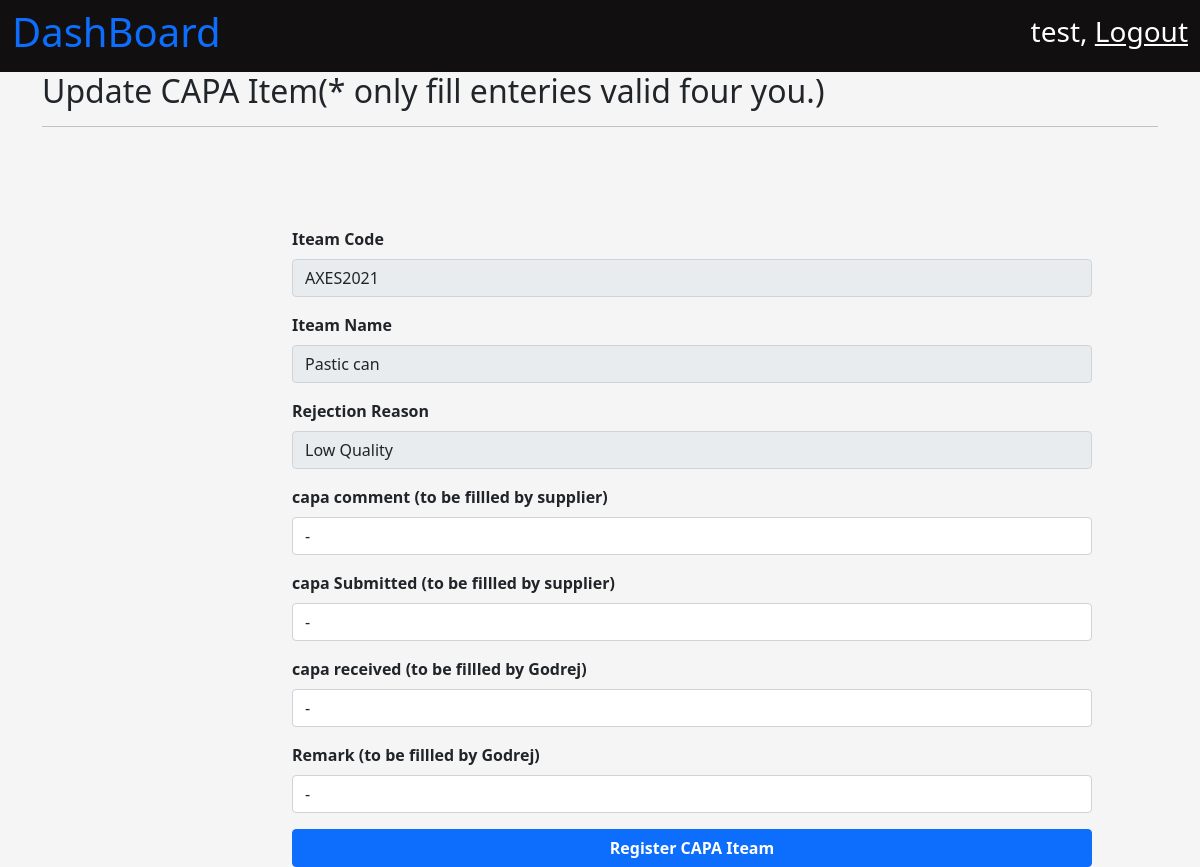
Before: /quality/updateCAPA/1 (signed in) with the older database file.
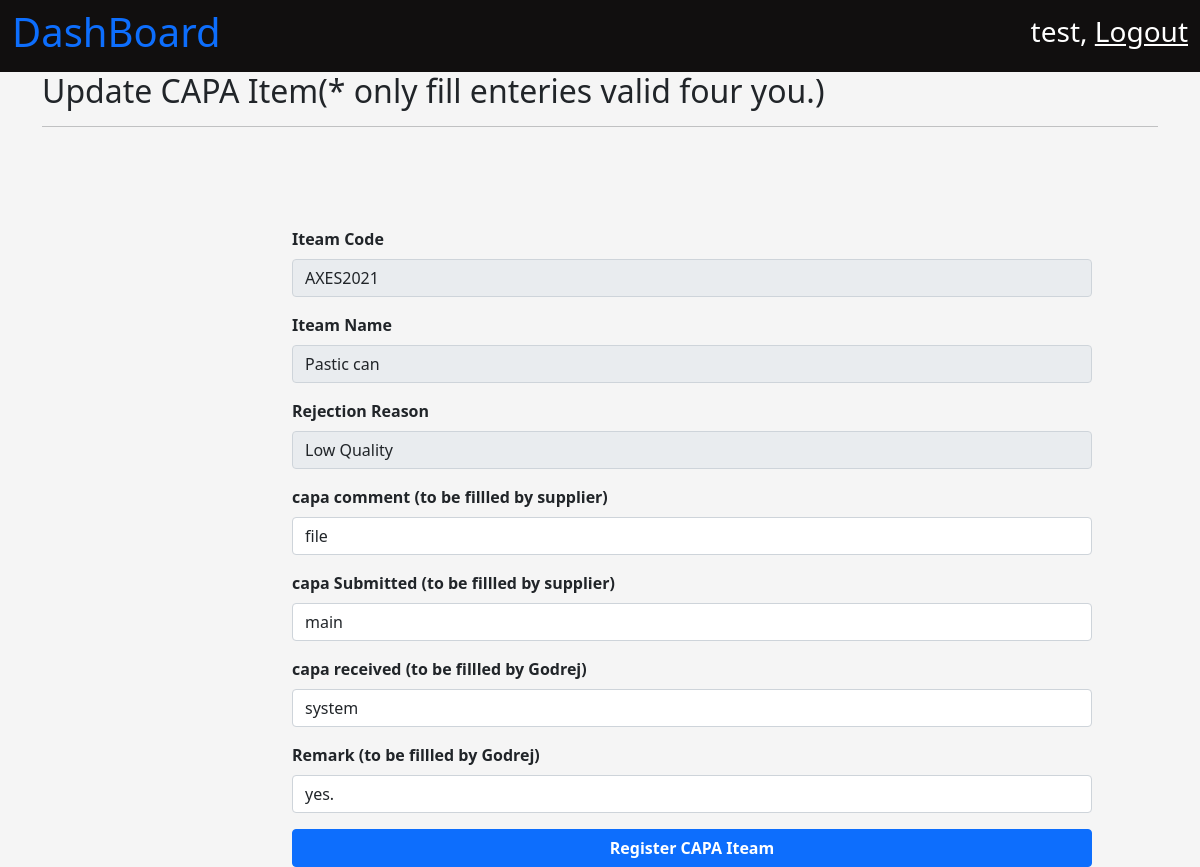
After: the same page with the newer database file.
### MouldQuality/models.py (models this page shows)
class capa_data(models.Model):
    serial_number = models.AutoField(primary_key=True)
    item_code = models.CharField(max_length=100)
    item_name = models.CharField(max_length=200)
    last_updated = models.DateTimeField(auto_now = True)
    rejection_reason = models.CharField(max_length=100, null = True)
    capa_comment = models.CharField(max_length=200, null = True)
    capa_submitted = models.CharField(max_length=200, null = True)
    capa_recv = models.CharField(max_length=200, null = True)
    remark = models.CharField(max_length=200, null = True)

### MouldQuality/views.py (the view, shortened to what this page needs)
# urls.py: path('updateCAPA/<int:serial_number>', views.capa_update),
@login_required
def capa_update(request, serial_number):
    context = {}
    capa_data_obj = capa_data.objects.get(serial_number = serial_number)
    context['capa_data_obj'] = capa_data_obj
    return render(request, 'quality/capa_update.html', context)

### MouldQuality/templates/quality/capa_update.html (shortened to what the changed rows need)
{% extends 'base.html' %}
{% load static %}
{% block title %}
    <link
        rel="stylesheet"
        href="{% static 'css/dashboard.css' %}" >
{% endblock %}
{% block body_content %}
    <div class="container" style="margin-top : 100px;">
        <form action="/quality/updateCAPA/{{ capa_data_obj.serial_number }}" autocomplete="off" method="POST" style="width : 800px;margin-left : 250px;">
            <div
                class="mb-3">
                <label
                    for="exampleInputEmail1"
                    class="form-label">
                    <b>
                    </b>
                </label>
                <input
                type="text"
                name = "icode"
                value = "{{ capa_data_obj.item_code }}"
                class="form-control"
                id="vendorName"
                disabled
                >
            </div>
            <div
                class="mb-3">
                <label
                    for="exampleInputEmail1"
                    class="form-label">
                    <b>
                    </b>
                </label>
                <input
                type="text"
                name = "iname"
                class="form-control"
                id="iname"
                value = "{{ capa_data_obj.item_name }}"
                disabled
                >
            </div>
            <div
                class="mb-3">
                <label
                    for="exampleInputEmail1"
                    class="form-label">
                    <b>
                    </b>
                </label>
                <input
                type="text"
                name = "reason"
                class="form-control"
                id="vendorName"
                value="{{ capa_data_obj.rejection_reason }}"
                disabled
                >
            </div>
            <div
                class="mb-3">
                <label
                    for="exampleInputEmail1"
                    class="form-label">
                    <b>
                    </b>
                </label>
                <input
                type="text"
                name = "capaComment"
                class="form-control"
                id="vendorName"
                value = "{{ capa_data_obj.capa_comment }}"
                >
            </div>
            <div
                class="mb-3">
                <label
                    for="exampleInputEmail1"
                    class="form-label">
                    <b>
                    </b>
                </label>
                <input
                type="text"
                name = "cappaSubmitted"
                class="form-control"
                id="vendorName"
                value = "{{ capa_data_obj.capa_submitted }}"
                >
            </div>
            <div
                class="mb-3">
                <label
                    for="exampleInputEmail1"
                    class="form-label">
                    <b>
                    </b>
                </label>
                <input
                type="text"
                name = "capparecv"
                class="form-control"
                id="vendorName"
                value = "{{ capa_data_obj.capa_recv }}"
                >
            </div>
            <div
                class="mb-3">
                <label
                    for="exampleInputEmail1"
                    class="form-label">
                    <b>
                    </b>
                </label>
                <input
                type="text"
                name = "remark"
                class="form-control"
                id="vendorName"
                value = "{{ capa_data_obj.remark }}"
                >
            </div>
        </form>
    </div>
{% endblock %}

Changed rows visible on the page:
changed capa_data "AXES2021": capaComment "-" → "file"; cappaSubmitted "-" → "main"; capparecv "-" → "system"; remark "-" → "yes."
